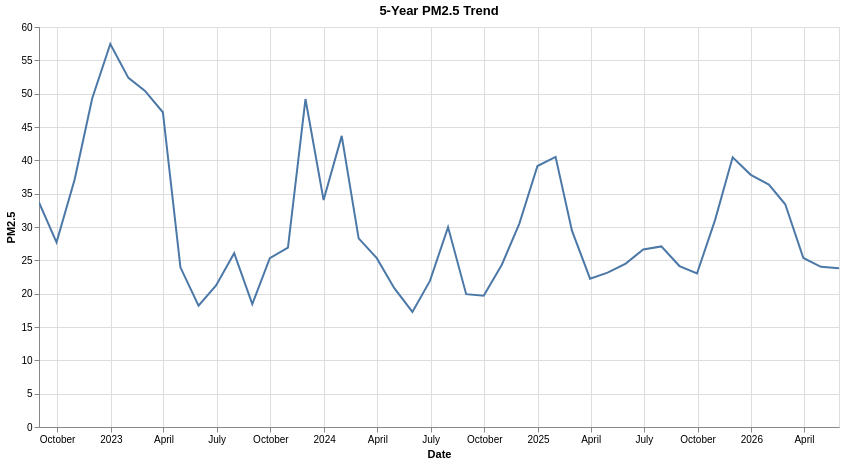

Notebook cell for this chart:
### Code cell
alt.data_transformers.disable_max_rows()


chart = alt.Chart(kar_reset).mark_line().encode(
    x=alt.X('time:T', title='Date'),
    y=alt.Y('pm2_5:Q', title='PM2.5'),
    tooltip=['Date:T', 'pm2_5:Q']
).properties(
    title='5-Year PM2.5 Trend',
    width=800,
    height=400
).interactive()

chart

### Figure 1 — Vega-Lite specification as saved in the notebook (floating-point values rounded to 4 significant figures)
{"config": {"view": {"continuousWidth": 300, "continuousHeight": 300}}, "data": {"name": "data-b7880c4715ff63d725ceda20f71e8849"}, "mark": {"type": "line"}, "encoding": {"tooltip": [{"field": "Date", "type": "temporal"}, {"field": "pm2_5", "type": "quantitative"}], "x": {"field": "time", "title": "Date", "type": "temporal"}, "y": {"field": "pm2_5", "title": "PM2.5", "type": "quantitative"}}, "height": 400, "params": [{"name": "param_1", "select": {"type": "interval", "encodings": ["x", "y"]}, "bind": "scales"}], "title": "5-Year PM2.5 Trend", "width": 800, "$schema": "https://vega.github.io/schema/vega-lite/v5.20.1.json", "datasets": {"data-b7880c4715ff63d725ceda20f71e8849": [{"time": "2022-08-31T00:00:00", "pm2_5": 33.68, "temperature_2m": 27.91, "relative_humidity_2m": 85.22, "pressure_msl": 1000.0, "wind_speed_10m": 18.05, "rain": 0.4888, "cloud_cover": 85.84}, {"time": "2022-09-30T00:00:00", "pm2_5": 27.7, "temperature_2m": 28.17, "relative_humidity_2m": 77.73, "pressure_msl": 1006.0, "wind_speed_10m": 19.44, "rain": 0.006111, "cloud_cover": 41.33}, {"time": "2022-10-31T00:00:00", "pm2_5": 37.14, "temperature_2m": 27.54, "relative_humidity_2m": 71.81, "pressure_msl": 1011.0, "wind_speed_10m": 13.86, "rain": 0.0005376, "cloud_cover": 10.75}, {"time": "2022-11-30T00:00:00", "pm2_5": 49.27, "temperature_2m": 25.25, "relative_humidity_2m": 70.45, "pressure_msl": 1014.0, "wind_speed_10m": 11.77, "rain": 0.0009722, "cloud_cover": 17.72}, {"time": "2022-12-31T00:00:00", "pm2_5": 57.46, "temperature_2m": 21.44, "relative_humidity_2m": 52.74, "pressure_msl": 1016.0, "wind_speed_10m": 12.39, "rain": 0.0, "cloud_cover": 10.17}, {"time": "2023-01-31T00:00:00", "pm2_5": 52.37, "temperature_2m": 17.77, "relative_humidity_2m": 41.61, "pressure_msl": 1018.0, "wind_speed_10m": 14.93, "rain": 0.0002688, "cloud_cover": 12.48}, {"time": "2023-02-28T00:00:00", "pm2_5": 50.46, "temperature_2m": 21.79, "relative_humidity_2m": 74.03, "pressure_msl": 1015.0, "wind_speed_10m": 13.66, "rain": 0.0, "cloud_cover": 25.48}, {"time": "2023-03-31T00:00:00", "pm2_5": 47.21, "temperature_2m": 25.04, "relative_humidity_2m": 68.74, "pressure_msl": 1012.0, "wind_speed_10m": 14.42, "rain": 0.00672, "cloud_cover": 23.8}, {"time": "2023-04-30T00:00:00", "pm2_5": 23.95, "temperature_2m": 26.63, "relative_humidity_2m": 74.5, "pressure_msl": 1009.0, "wind_speed_10m": 17.46, "rain": 0.006944, "cloud_cover": 31.27}, {"time": "2023-05-31T00:00:00", "pm2_5": 18.19, "temperature_2m": 29.29, "relative_humidity_2m": 77.69, "pressure_msl": 1007.0, "wind_speed_10m": 22.38, "rain": 0.00457, "cloud_cover": 20.38}, {"time": "2023-06-30T00:00:00", "pm2_5": 21.24, "temperature_2m": 30.46, "relative_humidity_2m": 75.28, "pressure_msl": 1001.0, "wind_speed_10m": 24.17, "rain": 0.025, "cloud_cover": 52.19}, {"time": "2023-07-31T00:00:00", "pm2_5": 26.06, "temperature_2m": 30.2, "relative_humidity_2m": 75.27, "pressure_msl": 1001.0, "wind_speed_10m": 20.83, "rain": 0.09207, "cloud_cover": 72.2}, {"time": "2023-08-31T00:00:00", "pm2_5": 18.45, "temperature_2m": 27.53, "relative_humidity_2m": 81.77, "pressure_msl": 1003.0, "wind_speed_10m": 25.52, "rain": 0.03777, "cloud_cover": 68.82}, {"time": "2023-09-30T00:00:00", "pm2_5": 25.33, "temperature_2m": 28.3, "relative_humidity_2m": 77.74, "pressure_msl": 1005.0, "wind_speed_10m": 17.74, "rain": 0.02472, "cloud_cover": 39.19}, {"time": "2023-10-31T00:00:00", "pm2_5": 26.91, "temperature_2m": 28.48, "relative_humidity_2m": 72.98, "pressure_msl": 1012.0, "wind_speed_10m": 14.81, "rain": 0.005645, "cloud_cover": 25.68}, {"time": "2023-11-30T00:00:00", "pm2_5": 49.2, "temperature_2m": 25.66, "relative_humidity_2m": 48.67, "pressure_msl": 1015.0, "wind_speed_10m": 13.3, "rain": 0.005278, "cloud_cover": 22.93}, {"time": "2023-12-31T00:00:00", "pm2_5": 34.04, "temperature_2m": 21.52, "relative_humidity_2m": 47.81, "pressure_msl": 1017.0, "wind_speed_10m": 13.21, "rain": 0.0, "cloud_cover": 16.71}, {"time": "2024-01-31T00:00:00", "pm2_5": 43.67, "temperature_2m": 20.09, "relative_humidity_2m": 61.35, "pressure_msl": 1017.0, "wind_speed_10m": 11.84, "rain": 0.002688, "cloud_cover": 29.39}, {"time": "2024-02-29T00:00:00", "pm2_5": 28.29, "temperature_2m": 22.21, "relative_humidity_2m": 55.52, "pressure_msl": 1016.0, "wind_speed_10m": 14.42, "rain": 0.006466, "cloud_cover": 32.68}, {"time": "2024-03-31T00:00:00", "pm2_5": 25.33, "temperature_2m": 24.03, "relative_humidity_2m": 54.85, "pressure_msl": 1014.0, "wind_speed_10m": 15.41, "rain": 0.0129, "cloud_cover": 30.45}, {"time": "2024-04-30T00:00:00", "pm2_5": 20.82, "temperature_2m": 27.4, "relative_humidity_2m": 69.93, "pressure_msl": 1009.0, "wind_speed_10m": 17.82, "rain": 0.005417, "cloud_cover": 41.04}, {"time": "2024-05-31T00:00:00", "pm2_5": 17.26, "temperature_2m": 30.3, "relative_humidity_2m": 71.25, "pressure_msl": 1005.0, "wind_speed_10m": 20.14, "rain": 0.0, "cloud_cover": 15.48}, {"time": "2024-06-30T00:00:00", "pm2_5": 21.91, "temperature_2m": 31.08, "relative_humidity_2m": 73.42, "pressure_msl": 1000.0, "wind_speed_10m": 21.08, "rain": 0.01694, "cloud_cover": 36.73}, {"time": "2024-07-31T00:00:00", "pm2_5": 29.98, "temperature_2m": 31.43, "relative_humidity_2m": 75.27, "pressure_msl": 996.6, "wind_speed_10m": 19.64, "rain": 0.05403, "cloud_cover": 74.54}, {"time": "2024-08-31T00:00:00", "pm2_5": 19.93, "temperature_2m": 28.96, "relative_humidity_2m": 79.06, "pressure_msl": 1002.0, "wind_speed_10m": 21.82, "rain": 0.1987, "cloud_cover": 83.61}, {"time": "2024-09-30T00:00:00", "pm2_5": 19.69, "temperature_2m": 28.13, "relative_humidity_2m": 78.54, "pressure_msl": 1005.0, "wind_speed_10m": 17.96, "rain": 0.008194, "cloud_cover": 39.29}, {"time": "2024-10-31T00:00:00", "pm2_5": 24.34, "temperature_2m": 29.8, "relative_humidity_2m": 67.67, "pressure_msl": 1009.0, "wind_speed_10m": 13.98, "rain": 0.000672, "cloud_cover": 18.97}, {"time": "2024-11-30T00:00:00", "pm2_5": 30.52, "temperature_2m": 26.83, "relative_humidity_2m": 68.43, "pressure_msl": 1014.0, "wind_speed_10m": 8.591, "rain": 0.0, "cloud_cover": 8.411}, {"time": "2024-12-31T00:00:00", "pm2_5": 39.14, "temperature_2m": 20.71, "relative_humidity_2m": 34.96, "pressure_msl": 1016.0, "wind_speed_10m": 8.447, "rain": 0.0, "cloud_cover": 8.845}, {"time": "2025-01-31T00:00:00", "pm2_5": 40.52, "temperature_2m": 19.69, "relative_humidity_2m": 44.88, "pressure_msl": 1016.0, "wind_speed_10m": 8.101, "rain": 0.0, "cloud_cover": 7.567}, {"time": "2025-02-28T00:00:00", "pm2_5": 29.46, "temperature_2m": 23.05, "relative_humidity_2m": 54.6, "pressure_msl": 1015.0, "wind_speed_10m": 8.893, "rain": 0.0, "cloud_cover": 33.52}, {"time": "2025-03-31T00:00:00", "pm2_5": 22.25, "temperature_2m": 26.28, "relative_humidity_2m": 52.74, "pressure_msl": 1012.0, "wind_speed_10m": 9.801, "rain": 0.0, "cloud_cover": 12.76}, {"time": "2025-04-30T00:00:00", "pm2_5": 23.15, "temperature_2m": 29.12, "relative_humidity_2m": 63.83, "pressure_msl": 1007.0, "wind_speed_10m": 11.82, "rain": 0.0, "cloud_cover": 6.356}, {"time": "2025-05-31T00:00:00", "pm2_5": 24.52, "temperature_2m": 30.33, "relative_humidity_2m": 72.94, "pressure_msl": 1003.0, "wind_speed_10m": 12.45, "rain": 0.0004032, "cloud_cover": 13.75}, {"time": "2025-06-30T00:00:00", "pm2_5": 26.62, "temperature_2m": 30.27, "relative_humidity_2m": 76.58, "pressure_msl": 999.7, "wind_speed_10m": 14.02, "rain": 0.09528, "cloud_cover": 54.73}, {"time": "2025-07-31T00:00:00", "pm2_5": 27.09, "temperature_2m": 29.92, "relative_humidity_2m": 76.36, "pressure_msl": 998.8, "wind_speed_10m": 13.32, "rain": 0.02648, "cloud_cover": 76.39}, {"time": "2025-08-31T00:00:00", "pm2_5": 24.14, "temperature_2m": 28.37, "relative_humidity_2m": 81.78, "pressure_msl": 1002.0, "wind_speed_10m": 12.3, "rain": 0.1687, "cloud_cover": 73.92}, {"time": "2025-09-30T00:00:00", "pm2_5": 23.02, "temperature_2m": 27.94, "relative_humidity_2m": 79.78, "pressure_msl": 1005.0, "wind_speed_10m": 12.05, "rain": 0.1569, "cloud_cover": 59.23}, {"time": "2025-10-31T00:00:00", "pm2_5": 31.07, "temperature_2m": 28.94, "relative_humidity_2m": 50.93, "pressure_msl": 1010.0, "wind_speed_10m": 10.15, "rain": 0.0168, "cloud_cover": 12.94}, {"time": "2025-11-30T00:00:00", "pm2_5": 40.45, "temperature_2m": 24.07, "relative_humidity_2m": 49.96, "pressure_msl": 1015.0, "wind_speed_10m": 7.809, "rain": 0.0, "cloud_cover": 2.818}, {"time": "2025-12-31T00:00:00", "pm2_5": 37.83, "temperature_2m": 21.48, "relative_humidity_2m": 48.65, "pressure_msl": 1017.0, "wind_speed_10m": 7.289, "rain": 0.001882, "cloud_cover": 24.7}, {"time": "2026-01-31T00:00:00", "pm2_5": 36.35, "temperature_2m": 18.72, "relative_humidity_2m": 52.92, "pressure_msl": 1018.0, "wind_speed_10m": 8.253, "rain": 0.02003, "cloud_cover": 17.22}, {"time": "2026-02-28T00:00:00", "pm2_5": 33.4, "temperature_2m": 23.14, "relative_humidity_2m": 61.05, "pressure_msl": 1015.0, "wind_speed_10m": 8.946, "rain": 0.003125, "cloud_cover": 18.48}, {"time": "2026-03-31T00:00:00", "pm2_5": 25.36, "temperature_2m": 25.53, "relative_humidity_2m": 69.76, "pressure_msl": 1011.0, "wind_speed_10m": 10.07, "rain": 0.01801, "cloud_cover": 41.45}, {"time": "2026-04-30T00:00:00", "pm2_5": 24.03, "temperature_2m": 27.15, "relative_humidity_2m": 70.73, "pressure_msl": 1008.0, "wind_speed_10m": 10.55, "rain": 0.01792, "cloud_cover": 32.12}, {"time": "2026-05-31T00:00:00", "pm2_5": 23.82, "temperature_2m": 30.36, "relative_humidity_2m": 68.79, "pressure_msl": 1004.0, "wind_speed_10m": 12.28, "rain": 0.0006944, "cloud_cover": 10.89}]}}
